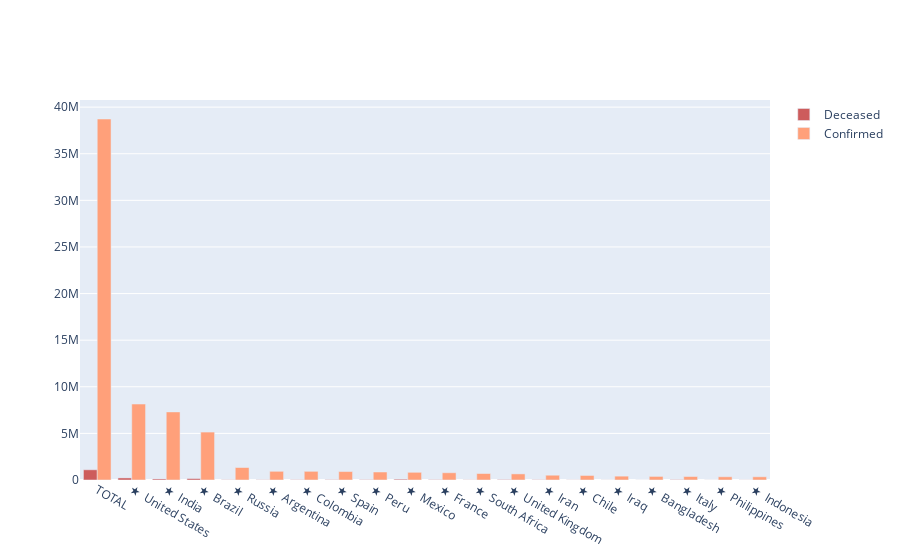

Notebook source saved alongside this figure:
### Markdown cell above
#### Lets visualize the death toll in relation to total confirmed case

### Code cell
# lets visualize the death toll based on total confirmed case

import plotly.graph_objects as go


# for grouped barplot using Deceased numbers per country and total number of cases per country.

fig = go.Figure(data = [
go.Bar(
    x = world_df['Name'],
    y = world_df["Deceased"].head(20),
    name = "Deceased",
    marker_color = "indianred"
),
go.Bar(
    x = world_df['Name'],
    y = world_df['Confirmed'].head(20),
    name = 'Confirmed',
    marker_color = "lightsalmon"
)
])

# Here we modify the tickangle of the xaxis, resulting in rotated labels.
fig.update_layout(barmode='group')
fig.show()

### Figure 1 — Plotly figure (JSON) as saved in the notebook; plotly's stock layout.template omitted (floating-point values rounded to 4 significant figures; data arrays with more than 128 entries replaced by an {"elided": "..."} marker saying what was removed)
{"data": [{"marker": {"color": "indianred"}, "name": "Deceased", "type": "bar", "x": {"elided": "216 str values"}, "y": [1096292, 221818, 111311, 151779, 23205, 24921, 28306, 33413, 33512, 84420, 33037, 18151, 43155, 29349, 13415, 10021, 5593, 36289, 6449, 12156]}, {"marker": {"color": "lightsalmon"}, "name": "Confirmed", "type": "bar", "x": {"elided": "216 str values"}, "y": [38727284, 8148083, 7305070, 5141498, 1340409, 931967, 930159, 908056, 856951, 825340, 779063, 696414, 654644, 513219, 485372, 413215, 382959, 372799, 346536, 344749]}], "layout": {"autosize": true, "barmode": "group", "xaxis": {"autorange": true, "range": [-0.5, 19.5], "type": "category"}, "yaxis": {"autorange": true, "range": [0, 40770000.0], "type": "linear"}}}
